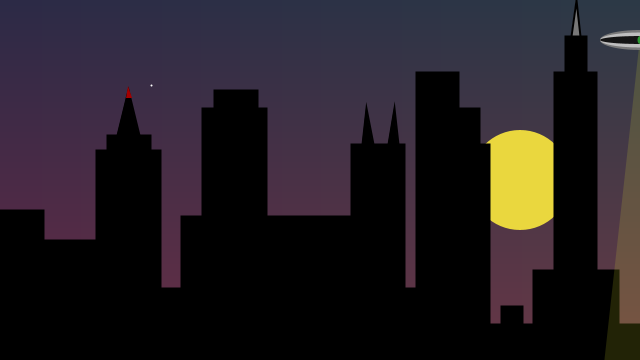
Frame 1 (no input)
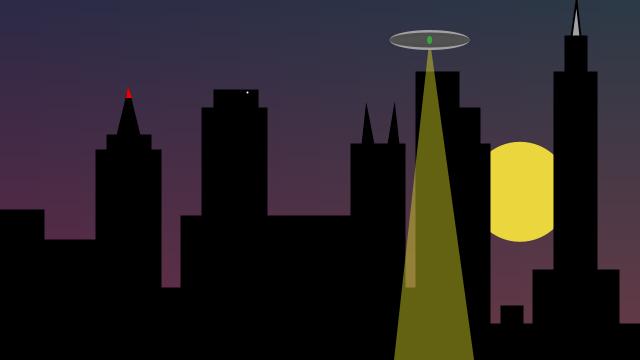
Frame 60 (the mouse pressed at the canvas centre just before this capture)
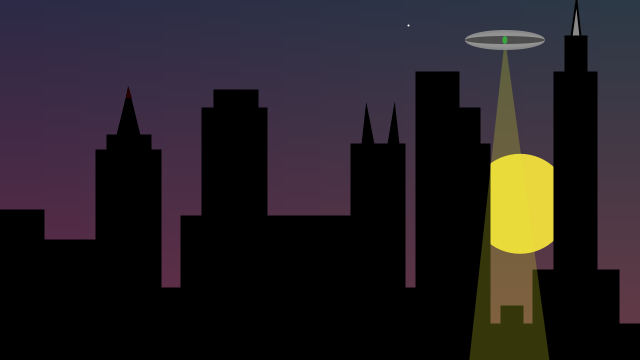
Frame 120 (the mouse held since frame 60 and released just before this capture)

The Processing sketch that drew these frames (run headless with seeded random() and noise(); from frame 60 on, the mouse is pressed at the canvas centre):

// Processing sketch: processing_131574
// ── processing_131574.pde

//Leonardo Borges Moreira 11.03.2014
/* Ataque Alienígena de Leonardo Moreira está licenciado com uma Licença Creative Commons - Atribuição 4.0 Internacional.
Baseado no trabalho disponível em http://www.openprocessing.org/sketch/131574.
Podem estar disponíveis autorizações adicionais às concedidas no âmbito desta licença em http://www.openprocessing.org/sketch/131574. */

float x; //movimento do disco voador
float y; //movimento da lua
float z; //movimento do disco voador

void setup() {
  size (640, 360);
  x = width;
  y = height/2;
}

void draw() {
  //CEU
  noStroke();
  fill(100);
  for (int i = 0; i<width; i+=3)
  {
    for (int j = 0; j<height; j+=3)
    {
      fill(44 +j/6, 42 +i/40, 70);
      rect(i, j, 20, 20);
    }
  }
  //lua
  fill (234, 215, 62);
  ellipse (520, y, 100, 100);
  y = y + 0.2;

  // IntroduÃ�ï¿½Ã�Â§Ã�ï¿½Ã�Â£o para o skylline
  stroke(0);
  strokeWeight(2);
  smooth();

  //predios pretos
  fill(0);

  //vetor para os predios
  for (int i = 0; i < cidade.length; i++)
    rect (cidade [i] [0], cidade [i] [1], cidade [i] [2], cidade [i] [3]);

  //predio 3
  pushStyle();
  triangle(117, 135, 139, 135, 128, 90);
  fill (random (255), random (0), random (0));
  noStroke();
  triangle (126, 98, 128, 86, 132, 98);
  popStyle();

  //predio 7
  triangle(362, 144, 373, 144, 366, 108);
  triangle(388, 144, 398, 144, 394, 108);

  //predio 9
  pushStyle();
  int m = millis ();
  fill (m % 255);
  triangle(571, 36, 580, 36, 576, 0);
  popStyle();

  //Disco Voador Luz
  noStroke ();
  fill (231, 232, 37, random(150));
  smooth(8);
  triangle (x, 38, x + 50, 400, x-40, 400);
  //Disco Voador Nave
  fill (234, 234, 218);
  noStroke ();
  smooth (8);
  fill (m % 255);
  ellipse (x, 40, 80, 20);
  fill (random (200));
  ellipse (x, 40, 80, 15);
  fill (m % 100);
  ellipse (x, 40, 80, 8); 
  fill (52, 191, 60, 200);
  ellipse (x, 40, 5, 8);
  x = 320 + 200*sin (z);
  z = z + 0.01;

  // variaveis do loop das estrelas
  int k = 0;
  float randomX;
  float randomY;

  // cor e preenchimento

  stroke(255);
  strokeWeight(2);

  // criaÃ�ï¿½Ã�Â§Ã�ï¿½Ã�Â£o do loop de
  for (int i=0;i<0.7;i++) {
    randomX = random(0, 640);
    randomY = random(0, 100);
    point(randomX, randomY);
  }
}
int cidade [][] = {
  //predio 1
  {    0, 210, 43, 180  }  , 

  //predio 2
  {    43, 240, 54, 180  }  , 

  //predio 3
  {    96, 150, 64, 220  }  , 
  {    107, 135, 43, 30  }  , 

  //predio 4
  {    160, 288, 21, 72  }  , 
  {    181, 216, 21, 144  }  , 

  //predio 5
  {    202, 108, 64, 252  }  , 
  {    214, 90, 43, 180  }  , 

  //predio 6
  {    266, 216, 85, 144  }  , 

  //predio 7
  {    351, 144, 53, 216  }  , 

  //predio 8
  {    404, 288, 21, 72  } ,  
  {   416, 72, 42, 288  }  , 
  {    458, 108, 21, 252  }  , 
  {    479, 144, 10, 216  }  , 

  //predio 9

  {    489, 324, 153, 36  }  , 
  {    501, 306, 21, 36  }  , 
  {    533, 270, 85, 108  }  , 
  {    554, 72, 42, 288  }  , 
  {    565, 36, 21, 36  }};
